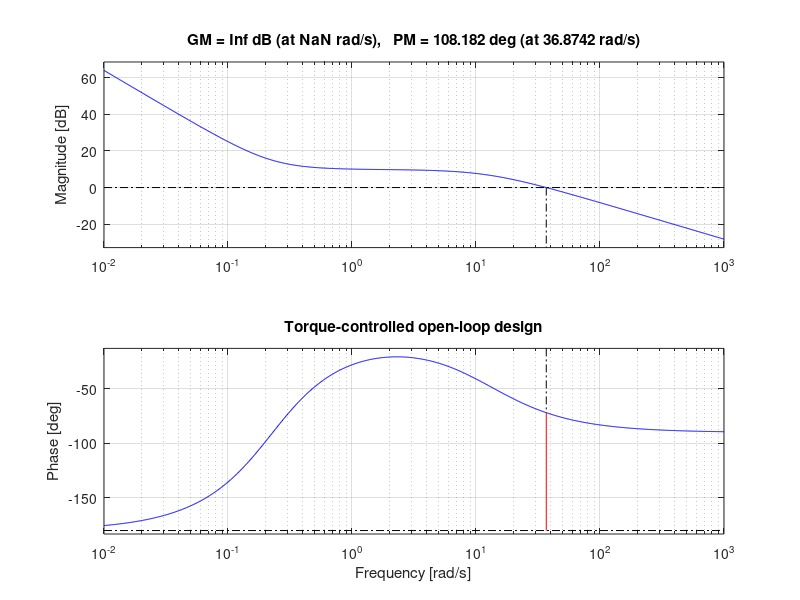
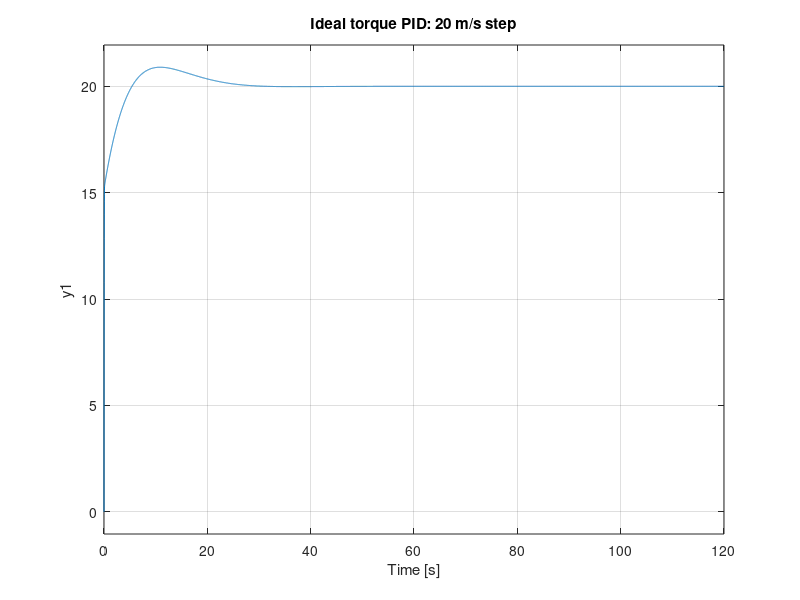

MATLAB code to generate these figures, in order:
%% Wind tunnel: torque PID + feedforward, induction motor frequency proxy
% R.E. van Eekelen - simulation ONLY; no V20 hardware control.
% Requires Control System Toolbox for tf, feedback, margin.
% RUCK has confirmed rotating inertias for EL 710 D4 02, article 146531.
% Rated motor power, rpm, slip and fan load are UNVERIFIED approximations.
clearvars; close all; clc
Ts = 0.005;
P = 4000; nRated = 1450; fRated = 50; polePairs = 2;
wRated = 2*pi*nRated/60;
Tnom = P/wRated;
wSync = 2*pi*fRated/polePairs;
Ks = Tnom/(wSync-wRated); % approximate SECANT, not identified slope
JmotorRUCK = 0.0182; % confirmed by RUCK technical support
JfanRUCK = 0.3530; % confirmed by RUCK technical support
J = JmotorRUCK + JfanRUCK; % 0.3712 kg*m^2
vNom = 40; % measured approximately; pairing with 1450 rpm NOT verified
Kv = vNom/wRated;
fd = 0.02; Ad = 5; maxErr = 0.5;
wd = 2*pi*fd; M = Ad/maxErr;
Kp = M*J*wd/Kv; wb = Kp*Kv/J;
Ti=10/wb; Td=3/wb; Tf=1/(10*wb);
Ki=Kp/Ti; Kd=Kp*Td;
s=tf('s'); G=Kv/(J*s);
C=Kp + Ki/s + Kd*s/(Tf*s+1);
L=C*G; S=feedback(1,L); H=feedback(C*G,1);
[~,pm]=margin(L);
fprintf('J=%.5g kg m2, Ks≈%.5g Nm/(rad/s) [unverified]\n',J,Ks);
fprintf('Kp %.5g, Ki %.5g, Kd %.5g, Ti %.5g, Td %.5g, Tf %.5g; PM %.2f deg\n',Kp,Ki,Kd,Ti,Td,Tf,pm);
fprintf('Sinusoidal output-disturbance residual at %.3g Hz = %.4g m/s\n',fd, Ad*abs(freqresp(S,wd)));
figure; margin(L); grid on; title('Torque-controlled open-loop design');
figure; step(20*H,120); grid on; title('Ideal torque PID: 20 m/s step');
% Torque feedforward: Tff=(J/Kv) dv_ref/dt.
% Torque demand: Trequest=Tff + Tpid + b*omega*abs(omega).
% Approximate inversion (requires rotor speed, motor load and calibrated Ks):
% f=(omega + Trequest/Ks)*polePairs/(2*pi).
% The estimate is valid only locally and excludes V20 ramp and drive dynamics.
% For actual V20 operation identify frequency->airspeed G(s), add command ramp,
% rate/saturation limits, combined actuator antiwindup and safety interlocks.
